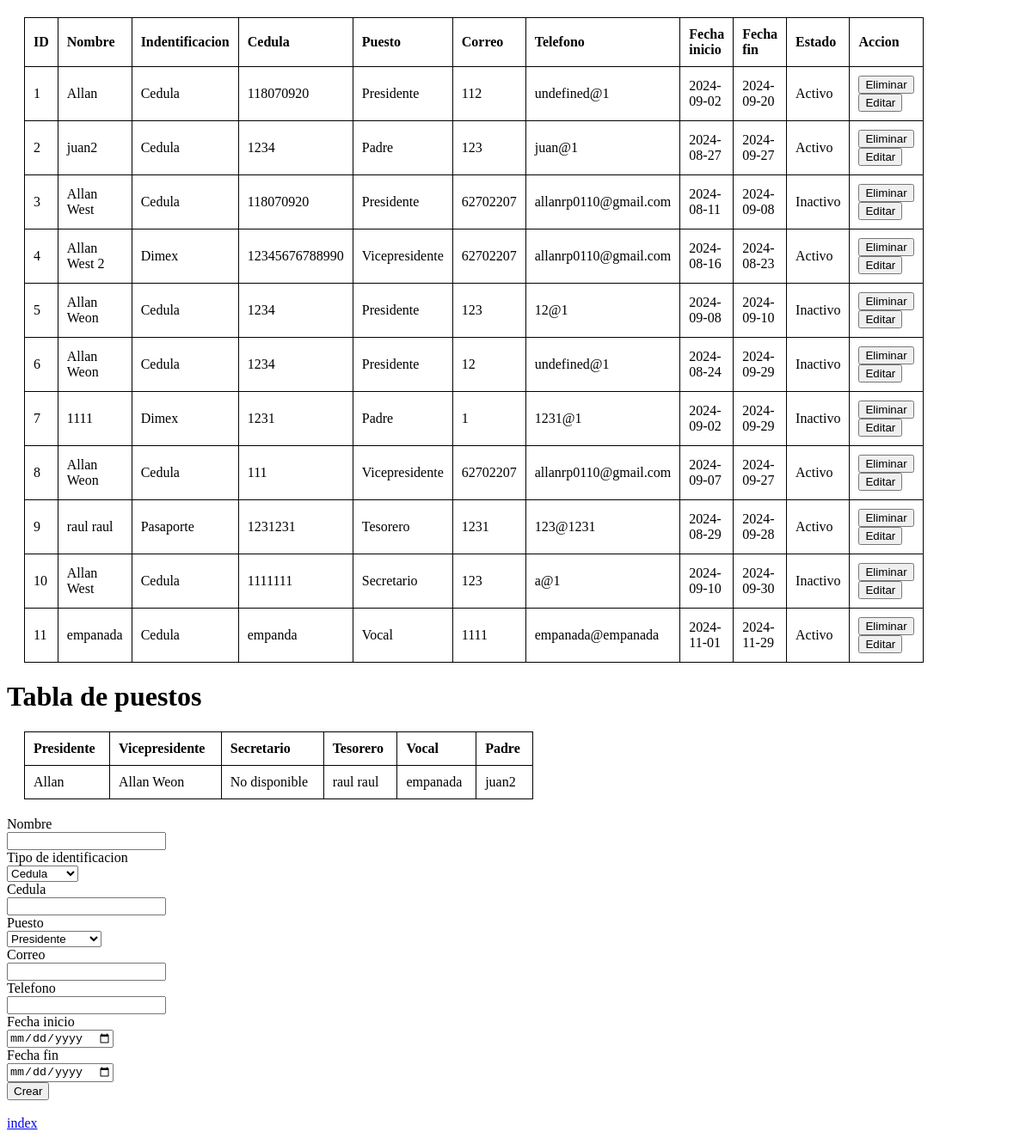
/view/juntaView.php, run on the app's committed database.
### tables this page shows
CREATE TABLE `tbjunta` (
  `tbjuntaid` int(11) NOT NULL,
  `tbjuntanombre` varchar(100) DEFAULT NULL,
  `tbjuntaindentificacion` varchar(100) NOT NULL,
  `tbjuntacedula` varchar(100) DEFAULT NULL,
  `tbjuntapuesto` varchar(100) DEFAULT NULL,
  `tbjuntafechainicio` date DEFAULT NULL,
  `tbjuntafechafinal` date DEFAULT NULL,
  `tbjuntaactivo` tinyint(1) DEFAULT NULL,
  `tbjuntatelefono` varchar(100) NOT NULL,
  `tbjuntacorreo` varchar(100) NOT NULL
);

### data/data.php (called while the page is built, shortened)
<?php
class Data
{
    public $server = "172.28.160.86";
    public $user = "root";
    public $password = "";
    public $db = "bdescuelamusica";
    public function __construct()
    {
        $this->conn = new mysqli($this->server, $this->user, $this->password, $this->db);
    }
}
?>

### business/juntaBusiness.php (called while the page is built, shortened)
<?php
include '../data/dataJunta.php';
class JuntaBusiness
{
    private $juntaData;
    public function __construct()
    {
        $this->juntaData = new DataJunta();
    }
    public function getJuntas()
    {
        return $this->juntaData->getJuntas();
    }
}
?>

### data/dataJunta.php (called while the page is built, shortened)
<?php
include 'data.php';
include '../domain/junta.php';
class dataJunta extends Data
{
    public function getJuntas()
    {
        $sql = "SELECT * FROM tbjunta";
        $result = $this->conn->query($sql);
        $juntas = [];
        while ($row = $result->fetch_assoc()) {
            $junta = new Junta($row['tbjuntaid'], $row['tbjuntanombre'], $row['tbjuntacedula'], $row['tbjuntapuesto'], $row['tbjuntafechainicio'], $row['tbjuntafechafinal'], $row['tbjuntaactivo'], $row['tbjuntaindentificacion'], $row['tbjuntatelefono'], $row['tbjuntacorreo']);
            array_push($juntas, $junta);
        }
        return $juntas;
    }
}

### domain/junta.php (called while the page is built, shortened)
<?php
class junta{
    private $idjunta;
    private $nombrejunta;
    private $identificacionjunta;
    private $cedulajunta;
    private $juntapuesto;
    private $correo;
    private $telefono;
    private $fechainiciojunta;
    private $fechafinaljunta;
    private $juntaactivo;
    public function __construct($idjunta=null, $nombrejunta="", $cedulajunta="", $juntapuesto="", $fechainiciojunta="", $fechafinaljunta="", $juntaactivo="", $identificacionjunta='', $correo='', $telefono='') {
        $this->idjunta = $idjunta;
        $this->nombrejunta = $nombrejunta;
        $this->cedulajunta = $cedulajunta;
        $this->juntapuesto = $juntapuesto;
        $this->fechainiciojunta = $fechainiciojunta;
        $this->fechafinaljunta = $fechafinaljunta;
        $this->juntaactivo = $juntaactivo;
        $this->identificacionjunta = $identificacionjunta;
        $this->correo = $correo;
        $this->telefono = $telefono;
    }
    public function getIdjunta() {
        return $this->idjunta;
    }
    public function getNombrejunta() {
        return $this->nombrejunta;
    }
    public function getCedulajunta() {
        return $this->cedulajunta;
    }
    public function getJuntapuesto() {
        return $this->juntapuesto;
    }
    public function getFechainiciojunta() {
        return $this->fechainiciojunta;
    }
    public function getFechafinaljunta() {
        return $this->fechafinaljunta;
    }
    public function getJuntaactivo() {
        return $this->juntaactivo;
    }
    public function getIdentificacionjunta() {
        return $this->identificacionjunta;
    }
    public function getCorreo() {
        return $this->correo;
    }
    public function getTelefono() {
        return $this->telefono;
    }
}
?>

### view/juntaView.php (the view, shortened to what this page needs)
<!DOCTYPE html>
<html lang="en">
<head>
    <link rel="stylesheet" href="/view/css/table.css">
</head>
<body>
    <div>
        <table>
            <thead>
                <th>ID</th>
                <th>Nombre</th>
                <th>Indentificacion</th>
                <th>Cedula</th>
                <th>Puesto</th>
                <th>Correo</th>
                <th>Telefono</th>
                <th>Fecha inicio</th>
                <th>Fecha fin</th>
                <th>Estado</th>
                <th>Accion</th>
            </thead>
            <tbody>
                <?php
                include '../business/juntaBusiness.php';
                $juntaBusiness = new JuntaBusiness();
                $juntas = $juntaBusiness->getJuntas();
                foreach ($juntas as $junta) {
                    echo "<tr>";
                    echo "<td>" . $junta->getIdjunta() . "</td>";
                    echo "<td>" . $junta->getNombrejunta() . "</td>";
                    echo "<td>" . $junta->getIdentificacionjunta() . "</td>";
                    echo "<td>" . $junta->getCedulajunta() . "</td>";
                    echo "<td>" . $junta->getJuntapuesto() . "</td>";
                    echo "<td>" . $junta->getCorreo() . "</td>";
                    echo "<td>" . $junta->getTelefono() . "</td>";
                    echo "<td>" . $junta->getFechainiciojunta() . "</td>";
                    echo "<td>" . $junta->getFechafinaljunta() . "</td>";
                    echo "<td>";
                    if ($junta->getJuntaactivo() == 1) {
                        echo "Activo";
                    } else {
                        echo "Inactivo";
                    }
                    echo "</td>";
                    echo "<td>";
                    echo "<form method='post' action='../business/juntaActions.php' style='display:inline;'> ";
                    echo "<input type='submit' value='Eliminar' name='delete'>";
                    echo "</form>";
                    echo "<form method='get' action='editJunta.php' style='display:inline;'>";
                    echo "<input type='submit' value='Editar' name='edit'>";
                    echo "</form>";
                    echo "</td>";
                }
                ?>
            </tbody>
        </table>
    </div>
    <div>
        <h1>Tabla de puestos</h1>
        <table>
            <thead>
                <th>Presidente</th>
                <th>Vicepresidente</th>
                <th>Secretario</th>
                <th>Tesorero</th>
                <th>Vocal</th>
                <th>Padre</th>
            </thead>
            <tbody>
                <?php
                $juntaBusiness = new JuntaBusiness();
                $juntas = $juntaBusiness->getJuntas();
                $presidente="No disponible";
                $vicepresidente="No disponible";
                $secretario="No disponible";
                $tesorero="No disponible";
                $vocal="No disponible";
                $padre="No disponible";
                foreach ($juntas as $junta) {
                    if ($junta->getJuntapuesto() == "Presidente" && $junta->getJuntaactivo() == 1) {
                        $presidente= $junta->getNombrejunta();
                    }
                    if ($junta->getJuntapuesto() == "Vicepresidente" && $junta->getJuntaactivo() == 1) {
                        $vicepresidente= $junta->getNombrejunta();
                    }
                    if ($junta->getJuntapuesto() == "Tesorero" && $junta->getJuntaactivo() == 1) {
                        $tesorero= $junta->getNombrejunta();
                    }
                    if ($junta->getJuntapuesto() == "Vocal" && $junta->getJuntaactivo() == 1) {
                        $vocal= $junta->getNombrejunta();
                    }
                    if ($junta->getJuntapuesto() == "Padre" && $junta->getJuntaactivo() == 1) {
                        $padre= $junta->getNombrejunta();
                    }
                }
                echo "<tr>";
                echo "<td>" . $presidente . "</td>";
                echo "<td>" . $vicepresidente . "</td>";
                echo "<td>" . $secretario . "</td>";
                echo "<td>" . $tesorero . "</td>";
                echo "<td>" . $vocal . "</td>";
                echo "<td>" . $padre . "</td>";
                echo "</tr>";
                ?>
            </tbody>
        </table>
    </div>
    <div>
    <form id="createForm" method="post" enctype="multipart/form-data" action="../business/juntaActions.php">
            <label for="nombre"> Nombre</label><br>
            <input type="text" name="nombrejunta" required><br>
            <label for="indentificacion">Tipo de identificacion</label><br>
            <select name="tipoIdentificacion" id="tipoIdentificacion">
                <option value="Cedula">Cedula</option>
            </select><br>
            <label for="cedula">Cedula</label><br>
            <input type="text" name="cedulajunta" required><br>
            <label for="puesto">Puesto</label><br>
            <select name="juntapuesto" id="juntapuesto">
                <option value="Presidente">Presidente</option>
            </select><br>
            <label for="Correo">Correo</label><br>
            <input type="email" name="correo" required><br>
            <label for="Telefono">Telefono</label><br>
            <input type="text" name="telefono" required><br>
            <label for="fechaInicio">Fecha inicio</label><br>
            <input type="date" id="fechaIniciojunta" name="fechaIniciojunta" required><br>
            <label for="fechaFin">Fecha fin</label><br>
            <input type="date" id="fechaFinjunta" name="fechaFinjunta" required><br>
            <input type="submit" value="Crear" name="create"><br>
        </form><br>
        <a href="../index.php">index</a>
    </div>
</body>
</html>

### view/css/table.css (style rules this page uses)
table { border-collapse: collapse; width: 50%; margin: 20px; }
table, th, td { border: 1px solid black; }
th, td { padding: 10px; text-align: left; }

### data on the page
tbjunta: tbjuntaid "1", tbjuntanombre "Allan", tbjuntaindentificacion "Cedula", tbjuntacedula "118070920", tbjuntapuesto "Presidente", tbjuntatelefono "112", tbjuntacorreo "undefined@1", tbjuntafechainicio "2024-09-02", tbjuntafechafinal "2024-09-20", tbjuntaactivo "Activo"
tbjunta: tbjuntaid "2", tbjuntanombre "juan2", tbjuntaindentificacion "Cedula", tbjuntacedula "1234", tbjuntapuesto "Padre", tbjuntatelefono "123", tbjuntacorreo "juan@1", tbjuntafechainicio "2024-08-27", tbjuntafechafinal "2024-09-27", tbjuntaactivo "Activo"
tbjunta: tbjuntaid "3", tbjuntanombre "Allan West", tbjuntaindentificacion "Cedula", tbjuntacedula "118070920", tbjuntapuesto "Presidente", tbjuntatelefono "62702207", tbjuntacorreo "allanrp0110@gmail.com", tbjuntafechainicio "2024-08-11", tbjuntafechafinal "2024-09-08", tbjuntaactivo "Inactivo"
tbjunta: tbjuntaid "4", tbjuntanombre "Allan West 2", tbjuntaindentificacion "Dimex", tbjuntacedula "12345676788990", tbjuntapuesto "Vicepresidente", tbjuntatelefono "62702207", tbjuntacorreo "allanrp0110@gmail.com", tbjuntafechainicio "2024-08-16", tbjuntafechafinal "2024-08-23", tbjuntaactivo "Activo"
tbjunta: tbjuntaid "5", tbjuntanombre "Allan Weon", tbjuntaindentificacion "Cedula", tbjuntacedula "1234", tbjuntapuesto "Presidente", tbjuntatelefono "123", tbjuntacorreo "12@1", tbjuntafechainicio "2024-09-08", tbjuntafechafinal "2024-09-10", tbjuntaactivo "Inactivo"
tbjunta: tbjuntaid "6", tbjuntanombre "Allan Weon", tbjuntaindentificacion "Cedula", tbjuntacedula "1234", tbjuntapuesto "Presidente", tbjuntatelefono "12", tbjuntacorreo "undefined@1", tbjuntafechainicio "2024-08-24", tbjuntafechafinal "2024-09-29", tbjuntaactivo "Inactivo"
tbjunta: tbjuntaid "7", tbjuntanombre "1111", tbjuntaindentificacion "Dimex", tbjuntacedula "1231", tbjuntapuesto "Padre", tbjuntatelefono "1", tbjuntacorreo "1231@1", tbjuntafechainicio "2024-09-02", tbjuntafechafinal "2024-09-29", tbjuntaactivo "Inactivo"
tbjunta: tbjuntaid "8", tbjuntanombre "Allan Weon", tbjuntaindentificacion "Cedula", tbjuntacedula "111", tbjuntapuesto "Vicepresidente", tbjuntatelefono "62702207", tbjuntacorreo "allanrp0110@gmail.com", tbjuntafechainicio "2024-09-07", tbjuntafechafinal "2024-09-27", tbjuntaactivo "Activo"
tbjunta: tbjuntaid "9", tbjuntanombre "raul raul", tbjuntaindentificacion "Pasaporte", tbjuntacedula "1231231", tbjuntapuesto "Tesorero", tbjuntatelefono "1231", tbjuntacorreo "123@1231", tbjuntafechainicio "2024-08-29", tbjuntafechafinal "2024-09-28", tbjuntaactivo "Activo"
tbjunta: tbjuntaid "10", tbjuntanombre "Allan West", tbjuntaindentificacion "Cedula", tbjuntacedula "1111111", tbjuntapuesto "Secretario", tbjuntatelefono "123", tbjuntacorreo "a@1", tbjuntafechainicio "2024-09-10", tbjuntafechafinal "2024-09-30", tbjuntaactivo "Inactivo"
tbjunta: tbjuntaid "11", tbjuntanombre "empanada", tbjuntaindentificacion "Cedula", tbjuntacedula "empanda", tbjuntapuesto "Vocal", tbjuntatelefono "1111", tbjuntacorreo "empanada@empanada", tbjuntafechainicio "2024-11-01", tbjuntafechafinal "2024-11-29", tbjuntaactivo "Activo"

### other printed values
$secretario "No disponible"
